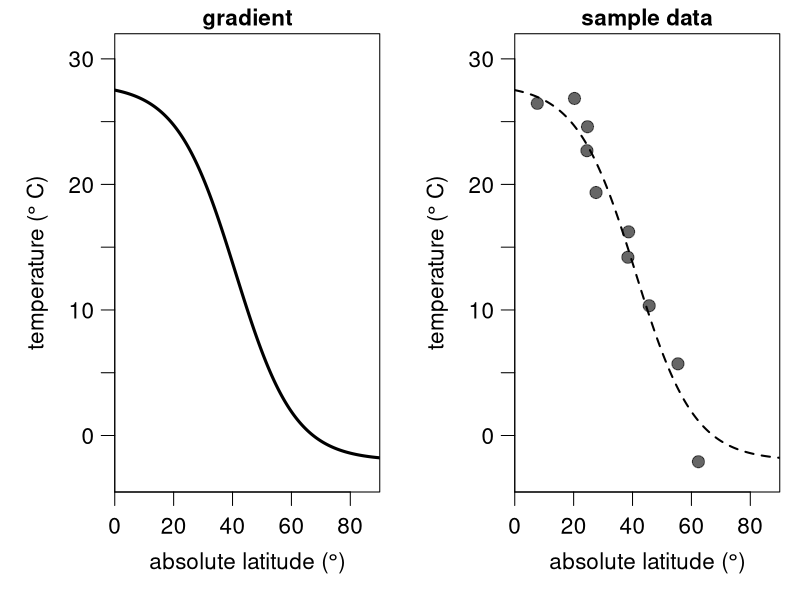
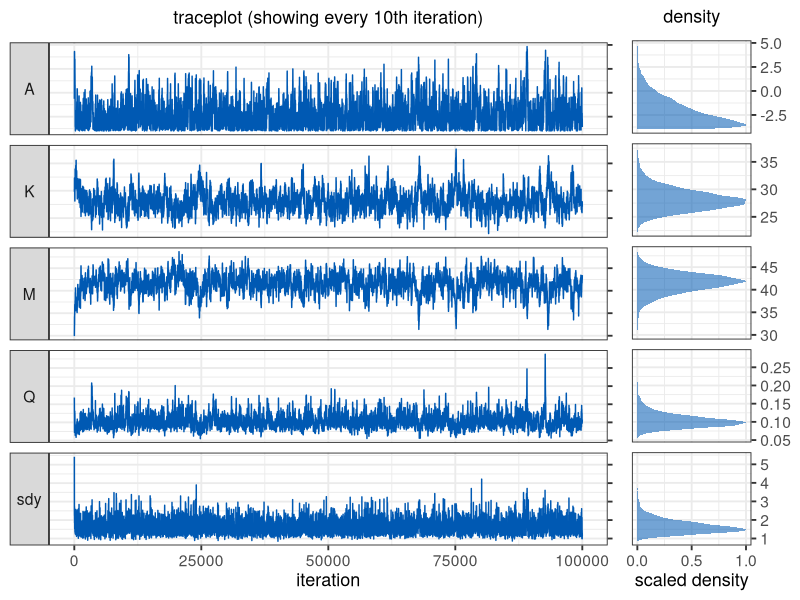
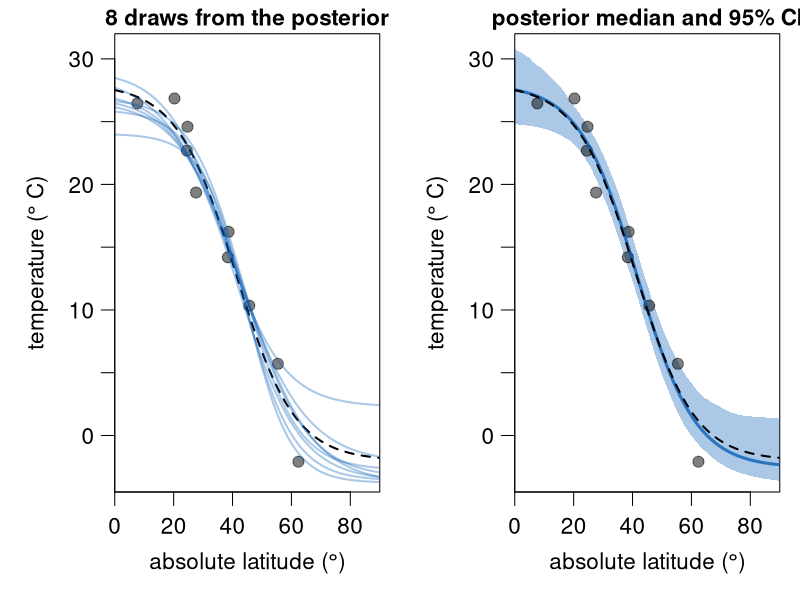

Recreate these plots in R, in order.
## ---- chunk 1
knitr::opts_chunk$set(echo = TRUE)
## ---- chunk 2
gradient <- function(x, coeff, sdy) { # sigma is labelled "sdy"
  A = coeff[1]
  K = coeff[2]
  M = coeff[3]
  Q = coeff[4]
  return(A + max(c(K-A,0))/((1+(exp(Q*(x-M))))) + rnorm(length(x),0,sdy))
}
## ---- chunk 3
set.seed(10)
sample_lat <- runif(10,0,90)
sample_data <- data.frame(
  x = sample_lat, 
  y = gradient(x = sample_lat, coeff = c(-2.0, 28, 41, 0.1), sd = 2))
## ---- chunk 4
layout(matrix(c(1,2), nrow = 1, ncol = 2, byrow = TRUE))

par(mar = c(4,4.25,1.25,0.75), las = 1, mgp = c(2.25,0.75,0), cex = 1.35)
latitude <- seq(0,90,by=0.2)
temperature <- gradient(x = latitude, coeff = c(-2.0, 28, 41, 0.1), sd = 0)
plot(latitude, temperature, type = "l", lwd = 3, ylim = c(-4.5,32), xlab = expression ("absolute latitude ("*degree*")"), yaxt = "n", ylab = expression("temperature ("*degree~"C)"), yaxs = "i", xaxs = "i",
     xlim = c(0,90), main = "gradient", cex.main = 1)
axis(2,seq(-5,30,5),c(NA,0,NA,10,NA,20,NA,30))


plot(latitude, temperature, type = "l", lwd = 2, ylim = c(-4.5,32), xlab = expression ("absolute latitude ("*degree*")"), yaxt = "n", ylab = expression("temperature ("*degree~"C)"), yaxs = "i", xaxs = "i",
     xlim = c(0,90), main = "sample data", lty= 2, cex.main = 1)
points(sample_data$x, sample_data$y,  pch = 19, cex = 1.2, col = rgb(0,0,0,0.6), xpd = T)
axis(2,seq(-5,30,5),c(NA,0,NA,10,NA,20,NA,30))
## ---- chunk 5
loglik <- function(x, y,  coeff, sdy) {
  A = coeff[1]
  K = coeff[2]
  M = coeff[3]
  Q = coeff[4]
  pred = A + max(c(K-A,0))/((1+(exp(Q*(x-M)))))
  return(sum(dnorm(y, mean = pred, sd = sdy, log = TRUE)))
}
## ---- chunk 6
logprior <- function(coeff) {
  return(sum(c(
    dunif(coeff[1], -4, 40, log = TRUE),
    dunif(coeff[2], -4, 40, log = TRUE),
    dnorm(coeff[3], 45, 10, log = TRUE),
    dlnorm(coeff[4], -2, 1, log = TRUE))))
}
## ---- chunk 7
logposterior <- function(x, y, coeff, sdy){
  return (loglik(x, y, coeff, sdy) + logprior(coeff))
}
## ---- chunk 8
MH_propose <- function(coeff, proposal_sd){
  return(rnorm(4,mean = coeff, sd= c(.5,.5,.5,0.01)))
}
## ---- chunk 9
run_MCMC <- function(x, y, coeff_inits, sdy_init, nIter){
  ### Initialisation
  coefficients = array(dim = c(nIter,4)) # set up array to store coefficients
  coefficients[1,] = coeff_inits # initialise coefficients
  sdy = rep(NA_real_,nIter) # set up vector to store sdy
  sdy[1] = sdy_init # intialise sdy
  A_sdy = 3 # parameter for the prior on the inverse gamma distribution of sdy
  B_sdy = 0.1 # parameter for the prior on the inverse gamma distribution of sdy
  n <- length(y)
  shape_sdy <- A_sdy+n/2 # shape parameter for the inverse gamma
  
  ### The MCMC loop
  for (i in 2:nIter){ 
    
    ## 1. Gibbs step to estimate sdy
    sdy[i] = sqrt(1/rgamma(
      1,shape_sdy,B_sdy+0.5*sum((y-gradient(x,coefficients[i-1,],0))^2)))
    
    ## 2. Metropolis-Hastings step to estimate the regression coefficients
    proposal = MH_propose(coefficients[i-1,]) # new proposed values
    if(any(proposal[4] <= 0)) HR = 0 else # Q needs to be >0
    # Hastings ratio of the proposal
    HR = exp(logposterior(x = x, y = y, coeff = proposal, sdy = sdy[i]) -
             logposterior(x = x, y = y, coeff = coefficients[i-1,], sdy = sdy[i]))
    # accept proposal with probability = min(HR,1)
    if (runif(1) < HR){ 
      coefficients[i,] = proposal
    # if proposal is rejected, keep the values from the previous iteration
    }else{
      coefficients[i,] = coefficients[i-1,]
    }
  } # end of the MCMC loop
  
  ###  Function output
  output = data.frame(A = coefficients[,1],
                      K = coefficients[,2],
                      M = coefficients[,3],
                      Q = coefficients[,4],
                      sdy = sdy)
  return(output)
}
## ---- chunk 10
nIter <- 100000
m <- run_MCMC(x = sample_data$x, y = sample_data$y, 
              coeff_inits = c(0,30,30,0.2), sdy_init = 4, nIter = nIter)
## ---- chunk 11
library(ggplot2)
library(dplyr)
library(reshape)
library(cowplot)
m <- m %>% mutate(iteration = 1:nrow(.))
mm <- melt(m,id.vars = "iteration")

facet.labs = c("F", "K", "M", "Q", expression(sigma["y"]))
names(facet.labs) <- c("A", "K", "M", "Q", "sdy")

p1 <- ggplot(mm %>% filter(iteration %% 10 == 0)) + geom_line(aes(x = iteration, y = value),
                             colour = rgb(0,0.35,0.7,1))+
      facet_grid(variable ~ ., switch = "y",scales = "free_y",
      labeller = labeller(variable = facet.labs)) + 
      theme(legend.position = "none")+
      theme_bw(base_size = 14)+
      theme(strip.text.y.left = element_text(angle = 0))+
      scale_y_continuous(position = "right")+
      ylab(NULL)+
      ggtitle(expression("traceplot (showing every 10th"~"iteration)"))+ 
      theme(plot.title = element_text(size = 13, face = "bold",hjust = 0.5),
            axis.title=element_text(size=13), axis.text.y=element_blank(),)


p2 <- ggplot(mm %>% filter(iteration %% 10 == 0)) +
  #geom_vline(aes(xintercept = trueval), colour = "black", size = 1,linetype = "solid")+

 stat_density(aes(x = value, y =..scaled..), 
   fill = rgb(0,0.35,0.7,0.55), size = 1.5)+
      facet_grid(variable ~ ., scales = "free_y")+ 
     theme(legend.position = "none")+
     theme_bw(base_size = 14)+
     theme(strip.background = element_blank(),
   strip.text.y = element_blank())+ 
 scale_y_continuous(position = "left",breaks = c(0,0.5,1))+
  scale_x_continuous(position = "top")+
coord_flip()+
  ylab("scaled density")+
      xlab(NULL)+
      ggtitle(expression("density"))+ 
      theme(plot.title = element_text(size = 13, face = "bold",hjust = 0.5),
            axis.title=element_text(size=13))

plot_grid(p1, p2, ncol = 2, labels = c("", ""),
         rel_widths = c(7,2))

## ---- chunk 12
burnin <- 10000
layout(matrix(c(1,2), nrow = 1, ncol = 2, byrow = TRUE))
par(mar = c(4,4.25,1.25,0.75), las = 1, mgp = c(2.25,0.75,0), cex = 1.35)
latitude <- seq(0,90,by=0.5)
temperature <- gradient(x = latitude, coeff = c(-2.0, 28, 41, 0.1), sdy = 0)
plot(latitude, temperature, type = "l", lwd = 2, ylim = c(-4.5,32), xlab = expression ("absolute latitude ("*degree*")"), yaxt = "n", ylab = expression("temperature ("*degree~"C)"), yaxs = "i", xaxs = "i", lty = 2,
     xlim = c(0,90), main = "8 draws from the posterior", cex.main = 1)
points(sample_data$x, sample_data$y,  pch = 19, cex = 1.1, col = rgb(0,0,0,0.5), xpd = T)
replicate(8, points(latitude, gradient(x = latitude, coeff = unlist(m[sample((burnin+1):nIter,1),1:5]), sdy = 0), type = "l", col = rgb(0,0.35,0.7,0.33), lwd = 2))
axis(2,seq(-5,30,5),c(NA,0,NA,10,NA,20,NA,30))


### Calculate confidence intervals
sample_it <- sample((burnin+1):nIter,1000)
grad_025 <- sapply(1:length(latitude), function(f) quantile(apply(m[sample_it,1:5],1,function(a) gradient(x=latitude[f], coeff =  a, sdy = 0)), probs = 0.025))
grad_975 <- sapply(1:length(latitude), function(f) quantile(apply(m[sample_it,1:5],1,function(a) gradient(x=latitude[f], coeff =  a, sdy = 0)), probs = 0.975))


### Calculate confidence intervals
sample_it <- sample((burnin+1):nIter,1000)
grad_025 <- sapply(1:length(latitude), function(f) quantile(apply(m[sample_it,1:5],1,function(a) gradient(x=latitude[f], coeff =  a, sdy = 0)), probs = 0.025))
grad_975 <- sapply(1:length(latitude), function(f) quantile(apply(m[sample_it,1:5],1,function(a) gradient(x=latitude[f], coeff =  a, sdy = 0)), probs = 0.975))


plot(latitude, temperature, type = "n", lwd = 2, ylim = c(-4.5,32), xlab = expression ("absolute latitude ("*degree*")"), yaxt = "n", ylab = expression("temperature ("*degree~"C)"), yaxs = "i", xaxs = "i", lty = 2,
     xlim = c(0,90), main = "posterior median and 95% CI", cex.main = 1)

error_polygon <- function(x,en,ep,color) {
  polygon( c(x[1], x, x[length(x)], x[length(x)], rev(x), x[1]),
           c((ep)[1],ep, (ep)[length(ep)], (en)[length(en)], rev(en), (en)[1]),
           border = NA, col = color)
}
error_polygon(latitude,grad_025,grad_975,rgb(0,0.35,0.7,0.33))
points(sample_data$x, sample_data$y,  pch = 19, cex = 1.1, col = rgb(0,0,0,0.5), xpd = T)

points(latitude, gradient(x=latitude, coeff =  apply(m[sample_it,1:5],2,median), sdy = 0), type = "l", lwd = 3, col = rgb(0,0.35,0.7,0.75))
points(latitude, temperature, type = "l", lwd = 2, lty = 2)
axis(2,seq(-5,30,5),c(NA,0,NA,10,NA,20,NA,30))
